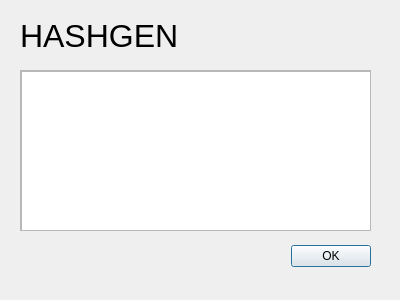
<?xml version="1.0" encoding="UTF-8"?>
<ui version="4.0">
 <class>AboutDialog</class>
 <widget class="QDialog" name="AboutDialog">
  <property name="geometry">
   <rect>
    <x>0</x>
    <y>0</y>
    <width>400</width>
    <height>300</height>
   </rect>
  </property>
  <property name="windowTitle">
   <string>About..</string>
  </property>
  <widget class="QDialogButtonBox" name="buttonBox">
   <property name="geometry">
    <rect>
     <x>30</x>
     <y>240</y>
     <width>341</width>
     <height>32</height>
    </rect>
   </property>
   <property name="orientation">
    <enum>Qt::Horizontal</enum>
   </property>
   <property name="standardButtons">
    <set>QDialogButtonBox::Ok</set>
   </property>
  </widget>
  <widget class="QScrollArea" name="textArea">
   <property name="geometry">
    <rect>
     <x>20</x>
     <y>70</y>
     <width>351</width>
     <height>161</height>
    </rect>
   </property>
   <property name="widgetResizable">
    <bool>true</bool>
   </property>
   <widget class="QWidget" name="scrollAreaWidgetContents">
    <property name="geometry">
     <rect>
      <x>0</x>
      <y>0</y>
      <width>349</width>
      <height>159</height>
     </rect>
    </property>
    <widget class="QTextEdit" name="textAbout">
     <property name="geometry">
      <rect>
       <x>0</x>
       <y>0</y>
       <width>351</width>
       <height>201</height>
      </rect>
     </property>
     <property name="readOnly">
      <bool>true</bool>
     </property>
    </widget>
   </widget>
  </widget>
  <widget class="QLabel" name="label">
   <property name="geometry">
    <rect>
     <x>20</x>
     <y>20</y>
     <width>331</width>
     <height>31</height>
    </rect>
   </property>
   <property name="font">
    <font>
     <pointsize>24</pointsize>
    </font>
   </property>
   <property name="text">
    <string>HASHGEN</string>
   </property>
  </widget>
 </widget>
 <resources/>
 <connections>
  <connection>
   <sender>buttonBox</sender>
   <signal>accepted()</signal>
   <receiver>AboutDialog</receiver>
   <slot>accept()</slot>
   <hints>
    <hint type="sourcelabel">
     <x>248</x>
     <y>254</y>
    </hint>
    <hint type="destinationlabel">
     <x>157</x>
     <y>274</y>
    </hint>
   </hints>
  </connection>
  <connection>
   <sender>buttonBox</sender>
   <signal>rejected()</signal>
   <receiver>AboutDialog</receiver>
   <slot>reject()</slot>
   <hints>
    <hint type="sourcelabel">
     <x>316</x>
     <y>260</y>
    </hint>
    <hint type="destinationlabel">
     <x>286</x>
     <y>274</y>
    </hint>
   </hints>
  </connection>
 </connections>
</ui>
